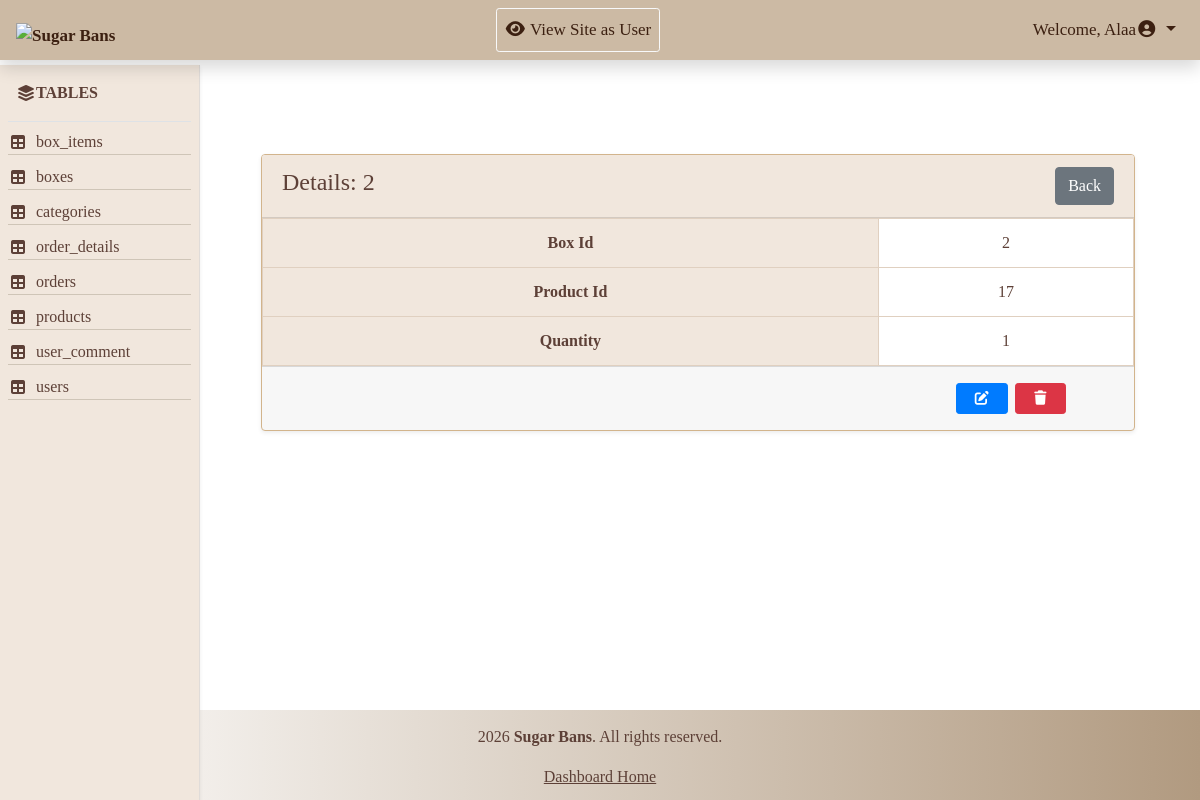
Page /Admin/action.php?action=show&table=box_items&id=2 (signed in) on the committed database.
### tables this page shows
CREATE TABLE `box_items` (
  `box_id` int(11) NOT NULL,
  `product_id` int(11) NOT NULL,
  `quantity` int(11) NOT NULL DEFAULT 1
);

### Admin/action.php (the view, shortened to what this page needs)
<?php
require 'includes/db/db.php';
include 'includes/temp/header.php';
include 'includes/temp/navbar.php';
?>
<div class="container-fluid">
    <div class="row">
        <?php include 'includes/temp/aside.php'; ?>
        <main class="col-md-10">
            <?php
                $action = isset($_GET['action']) ? $_GET['action'] : '';
                $table = isset($_GET['table'])  ? $_GET['table']  : '';
                $id = isset($_GET['id'])     ? $_GET['id']     : 0;
                if (!empty($table)) {
                    $table = preg_replace('/[^a-zA-Z0-9_]/', '', $table);
                        $stmtCol = $connect->prepare("SHOW COLUMNS FROM $table");
                        $stmtCol->execute();
                        $primaryKey = $stmtCol->fetchColumn();
                }
            switch($action) {
                case 'show':
                    $stmt = $connect->prepare("SELECT * FROM $table WHERE $primaryKey = ?");
                    $stmt->execute([$id]);
                    $item = $stmt->fetch(PDO::FETCH_ASSOC);
                    ?>
                            <div class="card shadow-sm mt-4 mx-5">
                                <div class="card-header d-flex justify-content-between align-items-center">
                                    <h4>Details: <?php echo $id; ?></h4>
                                    <a href="view_table.php?table=<?php echo $table; ?>" class="btn btn-secondary">Back</a>
                                </div>
                                <table class="table mb-0">
                                     <?php foreach ($item as $key => $value){
                                     ?>
                                    <tr>
                                        <th><?php echo ucwords(str_replace('_', ' ', $key)); ?></th>
                                        <td><?php echo  $value?></td>
                                    </tr>
                                    <?php } ?>
                                </table>
                                <div class="card-footer d-flex align-items-center py-3 m">
                                        <a href="action.php?action=edit&table=<?php echo $table; ?>&id=<?php echo $id; ?>" class="btn btn-primary btn-sm px-3"><i class="fa-solid fa-pen-to-square"></i></a>
                                        <a href="action.php?action=delete&table=<?php echo $table; ?>&id=<?php echo $id; ?>" class="btn btn-danger btn-sm px-3 mr-5" onclick= "return confirm('Are you sure you want to delete this?')"><i class="fa-solid fa-trash"></i></a>
                                </div>
                            </div>
                <?php
                    break;
                    ?>
                    <?php
                }
                ?>
        </main>
    </div>
</div>
<?php
include 'includes/temp/footer.php';
?>

### Admin/includes/assets/css/style.css (style rules this page uses)
* { margin: 0; padding: 0; box-sizing: border-box; }
body { font-family:Georgia, 'Times New Roman', Times, serif; }
main { margin-top: 130px; margin-bottom: 50px; margin-left: 16.5%; padding-right:5px ; min-height: calc(100vh - 90px - 180px); }
.table ,.card { color: #5d4037; border-color: #d2b48c; }
.table th, .table td { border: 1px solid #e0d0c0; text-align: center; }
.table th { background-color: #f1e7dd ; }
.card-header { color: #5d4037; background-color: #f1e7dd ; }
.card-footer { gap:7px; justify-content:flex-end; }

### rows in the picture
box_items: box "2", product "17", quantity "1"

### other values in the picture
$_SESSION['user_fname'] "Alaa"
$row "box_items"
$row "boxes"
$row "categories"
$row "order_details"
$row "orders"
$row "products"
$row "user_comment"
$row "users"
$id "2"
str_replace('_', ' ', $key) "Box Id"
str_replace('_', ' ', $key) "Product Id"
str_replace('_', ' ', $key) "Quantity"
